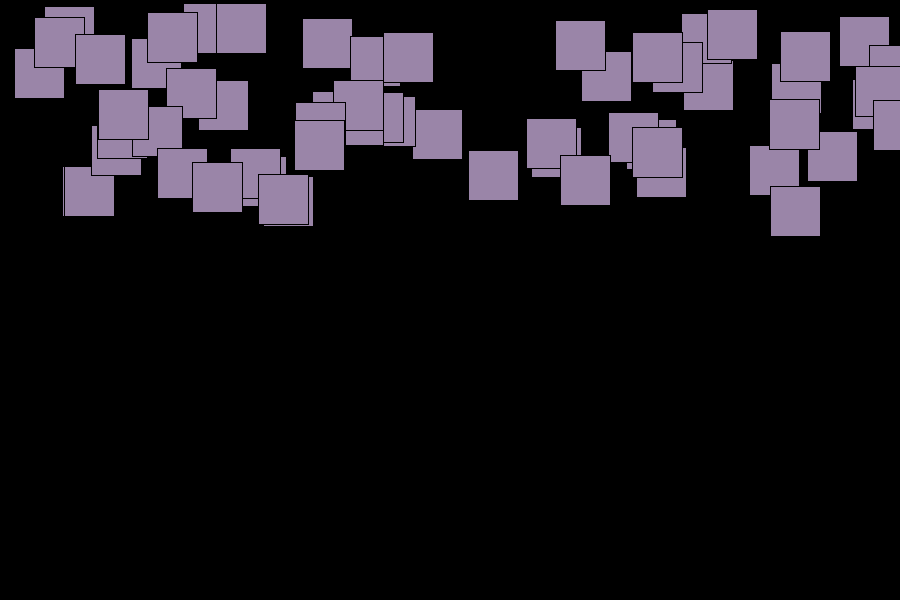
Frame 1 (no input)
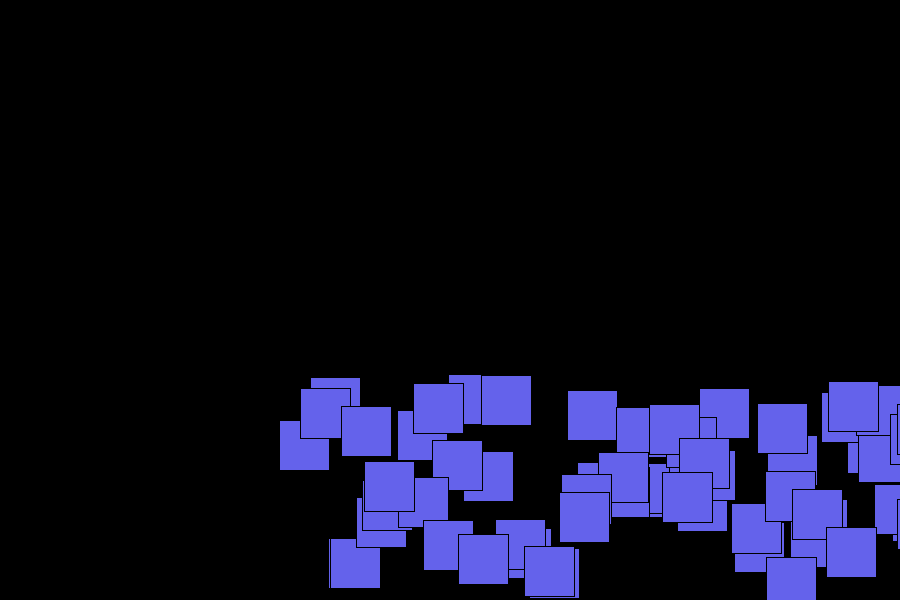
Frame 60 (the mouse pressed at the canvas centre just before this capture)
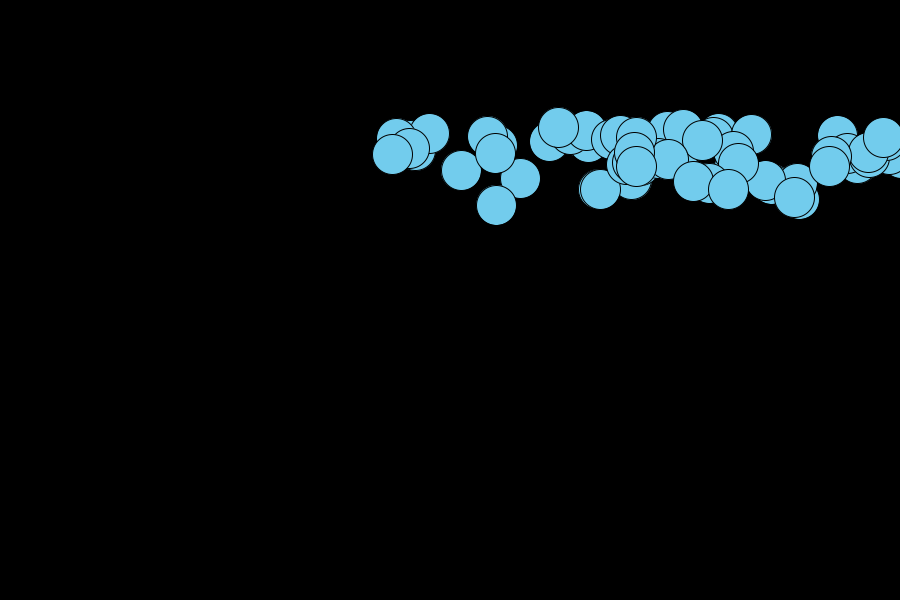
Frame 120 (the mouse held since frame 60 and released just before this capture)

The Processing sketch that drew these frames (run headless with seeded random() and noise(); from frame 60 on, the mouse is pressed at the canvas centre):

// Processing sketch: processing_99238
// ── processing_99238.pde

// Declare
Circle [ ] circleLots = new Circle [60]; // This array will allow 60 ellipse. 20 is the size of the array.  



void setup() {            // Void because we are not returning anything.
  
  size(900,600);          // Create window 600x600
  smooth();               //Draws all geometry with smooth edges.

  
  
 // Initailize
 for( int i = 0; i < 60; i ++) {                             // Building class. Size of the array. Use this to generate different elements (ellipse). Up to 20 at the one time.
 circleLots[i] = new Circle(random(0,width), random(0,200)); // Generate a random number each time the for loop runs. i represents the number of elements in the array. i = 0
                                                             // Generate at random positions across the x axis. Will change everytime the for loop runs. 
 
}
  
}

void draw() {
  background(0);
  
     if (mousePressed == true) {                    // Took me a while to figure out random. Finaly got it working as it needed to be under void draw.
  fill( random(255), random(255), random(255));     // This is generating a random colour for when the mouse was clicked.
   } else { 
     fill( random(255), random(255), random(255));  // I decided i didnt want this function, so i put the same code for random in the else.
   }                                                // As i had another plan fot mouse clicking. I left this here incase i change my mind. 
  

  // Call Function
  for (int i = 0; i < 60; i ++) {   // if i is less than 20 increase the value
  circleLots[i].run();              // Opens up the class. Runs the class.
  }
}






class Circle {
  


float x = 0;                        // Specify global Variables
float y = 0;
float speedX = 4.5;                 // Standard speed of ball. 
float speedY = 0.5;                 // Speed of ball on the Y axis (Falling Down)

   


// Constructor 
Circle(float posx, float posy) {      // posx & posy(position of x and y). Using FLOAT as i can control speed better.    
  
  x = posx;
  y = posy;                          // A way of being able to change position of the circle. I named them "POS" for position. 
}


// Function
 void run(){                      // Building functions. The behaviour of the ellipse's will be all determined here. 
   display();  
   move();
   bounce();
   gravity();
    }
 
 void gravity() {              // Adds 0.2 to the Y axis. Making the Ellipse fall. 
  speedY += 0.2; 
 }
 
 void bounce(){          // This part of the code will keep bal in the window.    
 if(x > width){          // If X comes to the width boundary on X
   speedX = speedX * -1; // Will change from + to - which makes the ellipse appear like it is bounceing off the right wall.
 }
 if(x < 0){
   speedX = speedX * -1; // Creating a wall on the left of the window
 }
 if(y > height){
   speedY = speedY * -1; // Putting a roof on the window so balls cannot bounce out.
 }
  if(y < 0){
   speedY = speedY * -1; // The floor of the window which balls will bounce off. 
  }
 }

  void move() {          // Make the Circle move depending on speed.
     x += speedX;        // add asign ( x = x + x)
     y += speedY;        
  
  
 }
  void display() {                                // When you click the mouse, the size of the ellipse will change.
    if (mousePressed == true) {
    ellipse(x,y,40,40); // Create an elippse      // Click and you will create an ellipse 40x40
    } else if (mousePressed == false) {
       rect(x,y,50,50);                        // Let go and you will create a bunch of rect's 50x50
    }
    
  }
  
}
